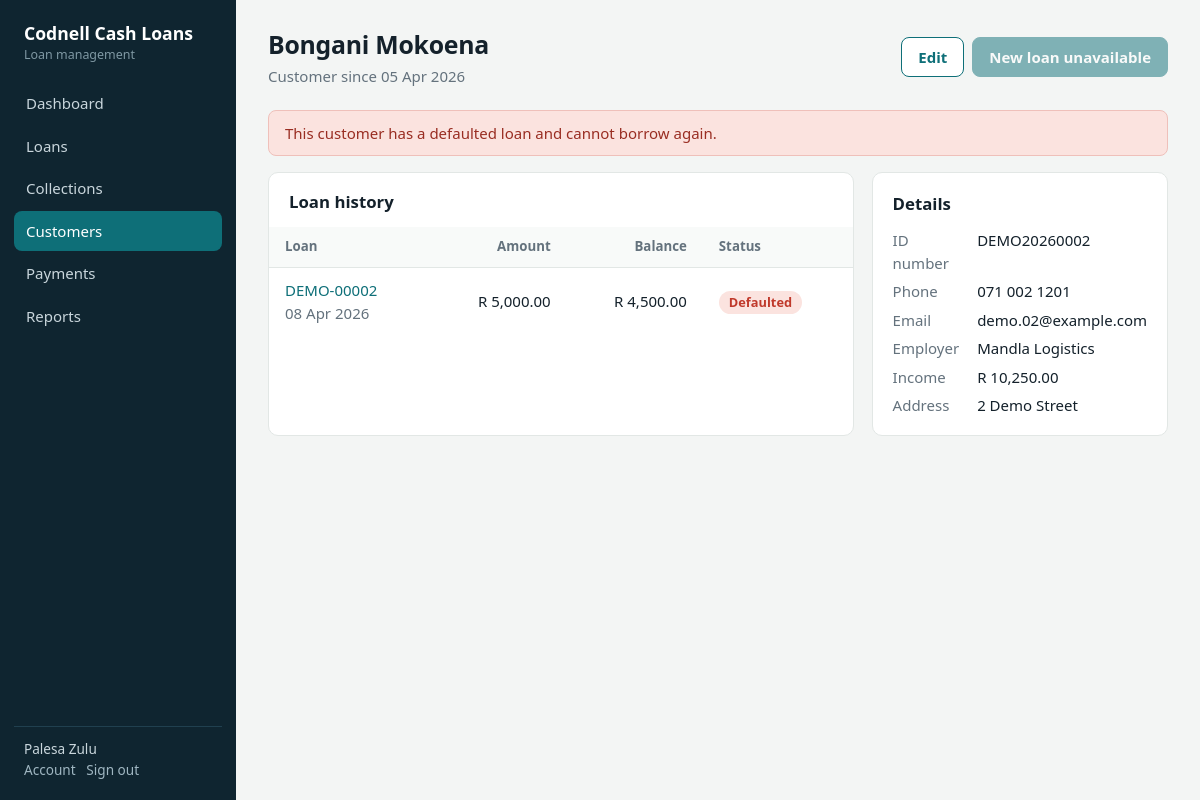
/customers/2 (signed in), run on the app's committed database.
### models.py (models this page shows, shortened)
class User(UserMixin, db.Model):
    id = db.Column(db.Integer, primary_key=True)
    email = db.Column(db.String(120), unique=True, nullable=False)
    name = db.Column(db.String(80), nullable=False, default='')
    password_hash = db.Column(db.String(255), nullable=False)
    role = db.Column(db.String(20), default='staff')          # owner | staff
    permissions = db.Column(db.Text, default='')
    active = db.Column(db.Boolean, default=True)
    must_change = db.Column(db.Boolean, default=False)
    created_at = db.Column(db.DateTime, default=datetime.utcnow)
    @property
    def is_active(self):
        return bool(self.active)
    def can(self, perm):
        return self.active and (self.role == 'owner' or perm in (self.permissions or '').split(','))
    @property
    def is_owner(self):
        return self.role == 'owner'
    @property
    def display(self):
        return self.name or self.email

class Customer(db.Model):
    id = db.Column(db.Integer, primary_key=True)
    first_name = db.Column(db.String(60), nullable=False)
    last_name = db.Column(db.String(60), nullable=False)
    id_number = db.Column(db.String(30), unique=True, nullable=False)
    phone = db.Column(db.String(30), nullable=False)
    email = db.Column(db.String(120))
    address = db.Column(db.String(255))
    employer = db.Column(db.String(120))
    monthly_income = db.Column(db.Float, default=0)
    created_at = db.Column(db.DateTime, default=datetime.utcnow)
    loans = db.relationship('Loan', backref='customer', order_by='Loan.id.desc()')
    @property
    def full_name(self):
        return f'{self.first_name} {self.last_name}'
    @property
    def open_loan(self):
        return next((l for l in self.loans if l.status in ('pending', 'active')), None)
    @property
    def has_default(self):
        return any(l.status == 'defaulted' for l in self.loans)

class Loan(db.Model):
    id = db.Column(db.Integer, primary_key=True)
    reference = db.Column(db.String(20), unique=True)
    customer_id = db.Column(db.Integer, db.ForeignKey('customer.id'), nullable=False)
    principal = db.Column(db.Float, nullable=False)
    monthly_rate = db.Column(db.Float, nullable=False)        # flat % of principal per month
    term_months = db.Column(db.Integer, nullable=False)
    purpose = db.Column(db.String(200))
    status = db.Column(db.String(20), default='pending')      # pending|active|paid|rejected|defaulted
    note = db.Column(db.String(255))
    created_at = db.Column(db.DateTime, default=datetime.utcnow)
    created_by_id = db.Column(db.Integer, db.ForeignKey('user.id'))
    decided_at = db.Column(db.DateTime)
    decided_by_id = db.Column(db.Integer, db.ForeignKey('user.id'))
    start_date = db.Column(db.Date)
    created_by = db.relationship('User', foreign_keys=[created_by_id])
    decided_by = db.relationship('User', foreign_keys=[decided_by_id])
    installments = db.relationship('Installment', backref='loan', order_by='Installment.number',
                                   cascade='all, delete-orphan')
    payments = db.relationship('Payment', backref='loan', order_by='Payment.id.desc()',
                               cascade='all, delete-orphan')
    @property
    def balance(self):
        if not self.installments:
            return self.total_repayment if self.status in ('pending', 'active') else 0
        return round(sum(i.outstanding for i in self.installments), 2)
    @property
    def overdue_items(self):
        if self.status != 'active':
            return []
        return [i for i in self.installments if i.outstanding > 0 and i.due_date < date.today()]
    @property
    def display_status(self):
        return 'overdue' if self.overdue_items else self.status

class Installment(db.Model):
    id = db.Column(db.Integer, primary_key=True)
    loan_id = db.Column(db.Integer, db.ForeignKey('loan.id'), nullable=False)
    number = db.Column(db.Integer, nullable=False)
    due_date = db.Column(db.Date, nullable=False)
    amount = db.Column(db.Float, nullable=False)
    paid = db.Column(db.Float, default=0)
    @property
    def outstanding(self):
        return round(max(self.amount - (self.paid or 0), 0), 2)

### app.py (the view)
@app.route('/customers/<int:cid>')
@need()
def customer_view(cid):
    return render_template('customer_view.html', c=db.get_or_404(Customer, cid))

### app.py (called while the page is built)
@login_manager.user_loader
def load_user(uid):
    return db.session.get(User, int(uid))

def csrf_token():
    if '_csrf' not in session:
        session['_csrf'] = secrets.token_hex(16)
    return session['_csrf']

@app.before_request
def guard():
    if request.method == 'POST':
        if not session.get('_csrf') or session['_csrf'] != request.form.get('_csrf'):
            abort(400, 'Your session expired. Go back, refresh the page and try again.')
    if (current_user.is_authenticated and current_user.must_change
            and request.endpoint not in ('profile', 'logout', 'static')):
        return redirect(url_for('profile'))

def need(perm=None):
    def deco(f):
        @wraps(f)
        @login_required
        def inner(*a, **k):
            if perm and not current_user.can(perm):
                flash("You don't have access to that page.", 'error')
                return redirect(url_for('dashboard'))
            return f(*a, **k)
        return inner
    return deco

### templates/customer_view.html
{% extends 'base.html' %}{% from '_m.html' import badge %}{% set page = 'customers' %}{% block title %}{{ c.full_name }}{% endblock %}
{% block content %}
<div class="top"><div><h1>{{ c.full_name }}</h1><div class="sub">Customer since {{ c.created_at|d }}</div></div>
<div class="row-actions">{% if current_user.can('customers') %}<a class="btn ghost" href="{{ url_for('customer_edit', cid=c.id) }}">Edit</a>{% endif %}
{% if current_user.can('apply') %}{% if c.open_loan or c.has_default %}<a class="btn" disabled>New loan unavailable</a>{% else %}<a class="btn" href="{{ url_for('loan_new', customer_id=c.id) }}">New loan</a>{% endif %}{% endif %}</div></div>
{% if c.has_default %}<div class="flash error">This customer has a defaulted loan and cannot borrow again.</div>{% elif c.open_loan %}<div class="flash info">Has a {{ c.open_loan.status }} loan ({{ c.open_loan.reference }}). A new loan can be captured after it is paid.</div>{% endif %}
<div class="cols"><div class="card flush"><h2>Loan history</h2><div class="scroll"><table><thead><tr><th>Loan</th><th class="r">Amount</th><th class="r">Balance</th><th>Status</th></tr></thead><tbody>
{% for l in c.loans %}<tr><td><a href="{{ url_for('loan_view', lid=l.id) }}">{{ l.reference }}</a><div class="mut">{{ l.created_at|d }}</div></td><td class="r">{{ l.principal|money }}</td><td class="r">{{ l.balance|money }}</td><td>{{ badge(l.display_status) }}</td></tr>
{% else %}<tr><td colspan="4" class="empty">No loans yet.</td></tr>{% endfor %}</tbody></table></div></div>
<div class="card"><h2>Details</h2><dl><dt>ID number</dt><dd>{{ c.id_number }}</dd><dt>Phone</dt><dd>{{ c.phone }}</dd><dt>Email</dt><dd>{{ c.email or '-' }}</dd>
<dt>Employer</dt><dd>{{ c.employer or '-' }}</dd><dt>Income</dt><dd>{{ c.monthly_income|money }}</dd><dt>Address</dt><dd>{{ c.address or '-' }}</dd></dl></div></div>{% endblock %}

### templates/base.html (shortened to what this page needs)
<!doctype html>
<html lang="en"><head><meta charset="utf-8"><meta name="viewport" content="width=device-width,initial-scale=1">
<link rel="stylesheet" href="{{ url_for('static', filename='style.css') }}"></head>
<body class="{{ '' if current_user.is_authenticated else 'bare' }}">
{% if current_user.is_authenticated %}
<aside class="side">
  <div class="brand">{{ COMPANY }}<small>Loan management</small></div>
  <nav>
    {% set items = [('dashboard','Dashboard','dashboard',None),('loans','Loans','loans',None),('collections','Collections','collections',None),
      ('customers','Customers','customers',None),('payments','Payments','payments','payments'),('reports','Reports','reports','reports'),('users','Staff','users','users'),
      ('audit','Audit trail','audit','@owner')] %}
    {% for ep, label, key, perm in items %}{% if not perm or (perm == '@owner' and current_user.is_owner) or (perm != '@owner' and current_user.can(perm)) %}
    <a href="{{ url_for(ep) }}" class="{{ 'on' if page == key else '' }}">{{ label }}</a>{% endif %}{% endfor %}
  </nav>
  <div class="me">{{ current_user.display }}<br><a href="{{ url_for('profile') }}">Account</a> &nbsp;
    <form method="post" action="{{ url_for('logout') }}" style="display:inline"><input type="hidden" name="_csrf" value="{{ csrf_token() }}"><button>Sign out</button></form></div>
</aside>
<main class="main"><label for="nav-toggle" class="menu" aria-label="Menu">&#9776;</label>
{% else %}<main>{% endif %}
{% block content %}{% endblock %}
</main>
</body></html>

### templates/_m.html (shortened to what this page needs)
{% macro badge(s) %}<span class="badge {{ s }}">{{ s|title }}</span>{% endmacro %}

### static/style.css (style rules this page uses)
:root { --bg:#f3f5f4;--card:#fff;--ink:#14212b;--mut:#64727d;--line:#e2e7e5;--pri:#0e6f78;--pri-d:#0a555c;--pri-l:#dff0f1;--side:#0f2530; --ok:#1b8a5a;--ok-l:#dcf3e8;--warn:#b7791f;--warn-l:#fdf0d5;--bad:#c0392b;--bad-l:#fbe3df;--gray-l:#e9eceb;--r:10px }
* { box-sizing:border-box }
body { margin:0;background:var(--bg);color:var(--ink);font:15px/1.5 "Segoe UI",system-ui,-apple-system,Roboto,sans-serif }
a { color:var(--pri);text-decoration:none }
h1 { font-size:1.55rem;margin:0;letter-spacing:-.01em }
h2 { font-size:1.05rem;margin:0 0 .8rem }
.num,td.r,.kpi b { font-variant-numeric:tabular-nums }
.side { position:fixed;inset:0 auto 0 0;width:236px;background:var(--side);color:#c9d6dc;padding:20px 14px;display:flex;flex-direction:column;z-index:20;transition:transform .2s }
.brand { color:#fff;font-weight:700;font-size:1.1rem;padding:0 10px 18px }
.brand small { display:block;color:#7f98a3;font-weight:400;font-size:.78rem }
.side nav a { display:block;color:#c9d6dc;padding:9px 12px;border-radius:8px;margin-bottom:2px }
.side nav a.on { background:var(--pri);color:#fff }
.me { margin-top:auto;border-top:1px solid #20404f;padding:12px 10px 0;font-size:.85rem }
.me a,.me button { color:#9fb6c1;background:none;border:0;padding:0;font:inherit;cursor:pointer }
.main { margin-left:236px;padding:26px 32px 60px;max-width:1240px }
.top { display:flex;justify-content:space-between;align-items:center;gap:12px;margin-bottom:22px;flex-wrap:wrap }
.top .sub { color:var(--mut);margin-top:2px }
.card { background:var(--card);border:1px solid var(--line);border-radius:var(--r);padding:18px 20px;margin-bottom:18px }
.card.flush { padding:0;overflow:hidden }
.card.flush h2 { padding:16px 20px 0 }
.cols { display:grid;grid-template-columns:2fr 1fr;gap:18px }
.btn { display:inline-block;background:var(--pri);color:#fff;border:1px solid var(--pri);padding:8px 16px;border-radius:8px;font:inherit;font-weight:600;cursor:pointer }
.btn.ghost { background:#fff;color:var(--pri) }
.btn[disabled] { opacity:.5;pointer-events:none }
table { width:100%;border-collapse:collapse }
th { text-align:left;color:var(--mut);font-weight:600;font-size:.83rem;padding:10px 16px;background:#f8faf9;border-bottom:1px solid var(--line) }
td { padding:11px 16px;border-bottom:1px solid var(--line);vertical-align:middle }
tr:last-child td { border-bottom:0 }
.r { text-align:right }
.mut { color:var(--mut) }
.scroll { overflow-x:auto }
.badge { display:inline-block;padding:2px 10px;border-radius:99px;font-size:.8rem;font-weight:600;background:var(--gray-l);color:#46545e }
.badge.overdue,.badge.defaulted,.badge.rejected { background:var(--bad-l);color:var(--bad) }
.flash { padding:11px 16px;border-radius:8px;margin-bottom:16px;border:1px solid }
.flash.error { background:var(--bad-l);border-color:#efc0ba;color:#992d22 }
dl { display:grid;grid-template-columns:auto 1fr;gap:6px 18px;margin:0 }
dt { color:var(--mut) }
dd { margin:0;font-weight:500 }
.row-actions { display:flex;gap:8px;flex-wrap:wrap;align-items:center }

### data on the page
User: display "Palesa Zulu"
Customer: full_name "Bongani Mokoena", created_at|d "05 Apr 2026", id_number "DEMO20260002", phone "071 002 1201", email "demo.02@example.com", employer "Mandla Logistics", monthly_income "R 10,250.00", address "2 Demo Street"
Loan: reference "DEMO-00002", created_at|d "08 Apr 2026", principal "R 5,000.00", balance "R 4,500.00", status "Defaulted"

### other printed values
{{ COMPANY }} "Codnell Cash Loans"
{{ label }} "Dashboard" "Loans" "Collections" "Customers" "Payments" "Reports"
